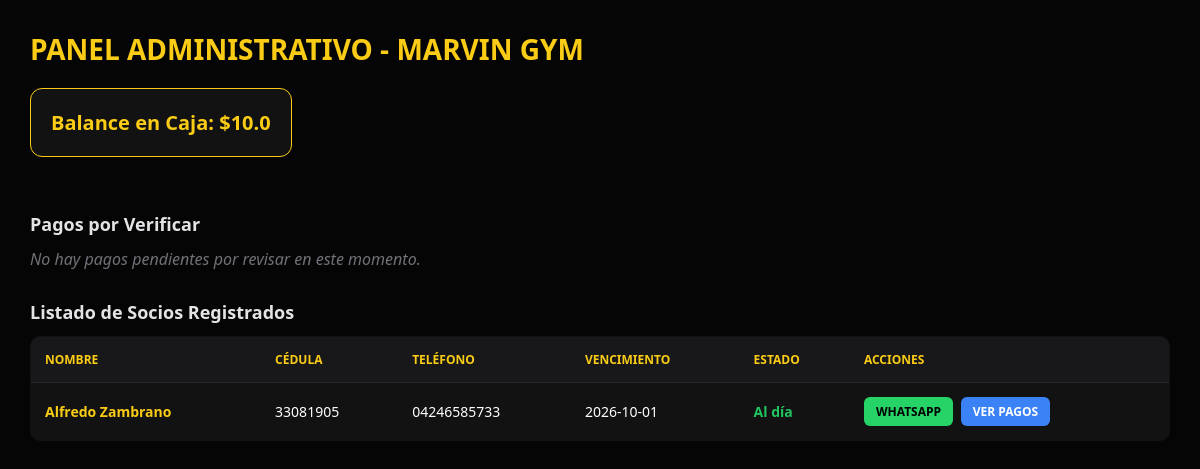
The page /admin on the database its author committed.
### tables this page shows
CREATE TABLE usuarios (
            id INTEGER PRIMARY KEY AUTOINCREMENT,
            nombre TEXT NOT NULL,
            cedula TEXT NOT NULL UNIQUE,
            telefono TEXT NOT NULL,
            password TEXT NOT NULL,
            fecha_vencimiento DATE DEFAULT '2000-01-01'
        );

### main.py (the view)
@app.route('/admin')
def admin():
    conn = sqlite3.connect('gym.db')
    c = conn.cursor()
    c.execute('''
        SELECT p.id, u.nombre, u.cedula, p.tipo_plan, p.monto, p.referencia, p.comprobante_path, u.telefono
        FROM pagos p
        JOIN usuarios u ON p.usuario_id = u.id
        WHERE p.estado = 'Pendiente'
        ORDER BY p.fecha_registro DESC
    ''')
    raw_pendientes = c.fetchall()
    pendientes = []
    for p in raw_pendientes:
        pendientes.append({
            'id': p[0], 'nombre': p[1], 'cedula': p[2], 'tipo_plan': p[3],
            'monto': p[4], 'referencia': p[5], 'comprobante_path': p[6],
            'telefono': p[7], 'ws_phone': format_ws_phone(p[7])
        })
    c.execute('SELECT id, nombre, cedula, telefono, fecha_vencimiento FROM usuarios ORDER BY fecha_vencimiento ASC')
    socios_raw = c.fetchall()
    hoy = datetime.now().date()
    socios = []
    for s in socios_raw:
        venc = datetime.strptime(s[4], '%Y-%m-%d').date()
        dias = (venc - hoy).days
        alerta = 'green' if dias > 3 else ('yellow' if dias >= 0 else 'red')
        socios.append({
            'id': s[0], 'nombre': s[1], 'cedula': s[2], 'telefono': s[3],
            'ws_phone': format_ws_phone(s[3]),
            'fecha_vencimiento': s[4], 'dias': dias, 'alerta': alerta
        })
    c.execute('SELECT SUM(monto) FROM caja')
    balance = c.fetchone()[0] or 0.0
    conn.close()
    return render_template('admin.html', pendientes=pendientes, socios=socios, balance=balance)

### main.py (called while the page is built)
def format_ws_phone(phone_str):
    clean = "".join(filter(str.isdigit, phone_str))
    if clean.startswith("0"):
        clean = "58" + clean[1:]
    elif not clean.startswith("58") and len(clean) == 10:
        clean = "58" + clean
    return clean

### templates/admin.html (shortened to what this page needs)
<!DOCTYPE html>
<html lang="es">
<head>
</head>
<body>
    <h1>Panel Administrativo - Marvin Gym</h1>
    <div class="box">
        <h3>Balance en Caja: ${{ balance }}</h3>
    </div>
    <h2>Pagos por Verificar</h2>
    {% if pendientes %}
    <table>
        <thead>
            <tr>
                <th>Cliente</th>
                <th>Cédula</th>
                <th>Plan</th>
                <th>Monto</th>
                <th>Referencia</th>
                <th>Comprobante</th>
                <th>Contactar</th>
                <th>Acciones</th>
            </tr>
        </thead>
        <tbody>
            {% for p in pendientes %}
            <tr>
                <td>{{ p.nombre }}</td>
                <td>{{ p.cedula }}</td>
                <td>{{ p.tipo_plan }}</td>
                <td>${{ p.monto }}</td>
                <td>{{ p.referencia }}</td>
                <td><a href="/static/uploads/{{ p.comprobante_path }}" target="_blank" style="color:#facc15; font-weight: bold; text-decoration: none;">Ver Capture</a></td>
                <td>
                    <a href="https://wa.me/{{ p.ws_phone }}?text=Hola%20{{ p.nombre }},%20te%20escribimos%20de%20Marvin%20Gym%20respecto%20a%20tu%20pago%20Ref:%20{{ p.referencia }}" target="_blank" class="btn btn-ws">WhatsApp</a>
                </td>
                <td>
                    <a href="/aprobar_pago/{{ p.id }}" class="btn btn-green">Aprobar</a>
                    <a href="/eliminar_pago/{{ p.id }}" onclick="return confirm('¿Seguro que deseas rechazar este pago?');" class="btn btn-red">Rechazar</a>
                </td>
            </tr>
            {% endfor %}
        </tbody>
    </table>
    {% else %}
    <p style="color: #71717a; font-style: italic;">No hay pagos pendientes por revisar en este momento.</p>
    {% endif %}
    <h2>Listado de Socios Registrados</h2>
    <table>
        <thead>
            <tr>
                <th>Nombre</th>
                <th>Cédula</th>
                <th>Teléfono</th>
                <th>Vencimiento</th>
                <th>Estado</th>
                <th>Acciones</th>
            </tr>
        </thead>
        <tbody>
            {% for s in socios %}
            <tr>
                <td><a href="/admin/socio/{{ s.id }}" class="socio-link">{{ s.nombre }}</a></td>
                <td>{{ s.cedula }}</td>
                <td>{{ s.telefono }}</td>
                <td>{{ s.fecha_vencimiento }}</td>
                <td class="{{ s.alerta }}">
                    {% if s.dias < 0 %} Vencido (hace {{ s.dias | abs }} días)
                    {% elif s.dias <= 3 %} Por vencer ({{ s.dias }} días)
                    {% else %} Al día {% endif %}
                </td>
                <td>
                    <a href="https://wa.me/{{ s.ws_phone }}?text=Hola%20{{ s.nombre }},%20te%20escribimos%20de%20Marvin%20Gym" target="_blank" class="btn btn-ws">WhatsApp</a>
                    <a href="/admin/socio/{{ s.id }}" class="btn btn-info" style="margin-left: 4px;">Ver Pagos</a>
                </td>
            </tr>
            {% endfor %}
        </tbody>
    </table>
</body>
</html>

### templates/admin.html (style rules this page uses)
* { box-sizing: border-box; margin: 0; padding: 0; }
body { font-family: 'Segoe UI', sans-serif; background-color: #050505; color: #ffffff; padding: 30px; }
h1 { color: #facc15; font-size: 28px; margin-bottom: 20px; text-transform: uppercase; }
h2 { color: #e4e4e7; font-size: 18px; margin-top: 30px; margin-bottom: 12px; }
.box { background-color: #121212; border: 1px solid #facc15; padding: 20px; border-radius: 12px; margin-bottom: 25px; display: inline-block; }
.box h3 { color: #facc15; font-size: 20px; }
table { width: 100%; border-collapse: collapse; margin-top: 10px; background-color: #121212; border-radius: 10px; overflow: hidden; border: 1px solid #27272a; }
th, td { padding: 14px; text-align: left; border-bottom: 1px solid #27272a; font-size: 14px; }
th { background-color: #18181b; color: #facc15; text-transform: uppercase; font-size: 12px; }
.green { color: #22c55e; font-weight: bold; }
.btn { padding: 6px 12px; border-radius: 6px; text-decoration: none; font-weight: bold; font-size: 12px; display: inline-block; text-transform: uppercase; }
.btn-ws { background-color: #25D366; color: #000; font-weight: bold; }
.btn-info { background-color: #3b82f6; color: #fff; }
a.socio-link { color: #facc15; font-weight: bold; text-decoration: none; }

### rows shown on the page
usuarios: nombre "Alfredo Zambrano", cedula "33081905", telefono "04246585733", fecha_vencimiento "2026-10-01"

### other values the page prints
{{ balance }} "10.0"
